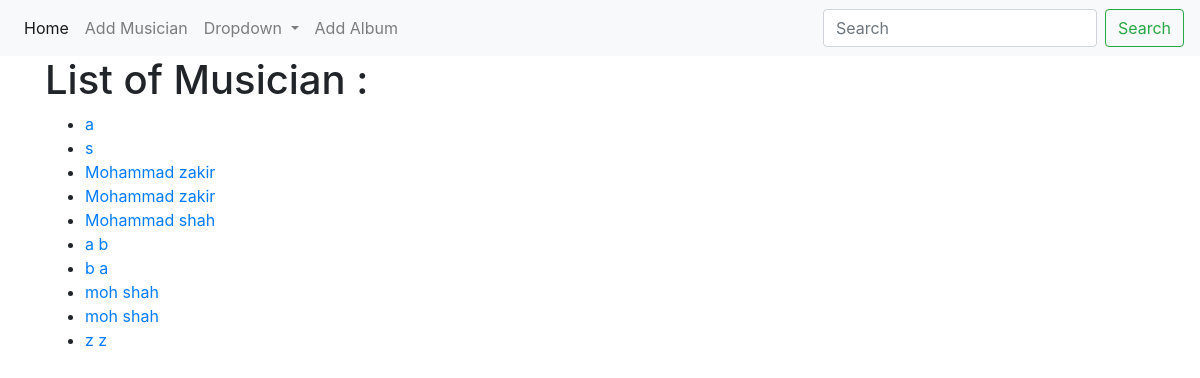
Before: / with the older database file.
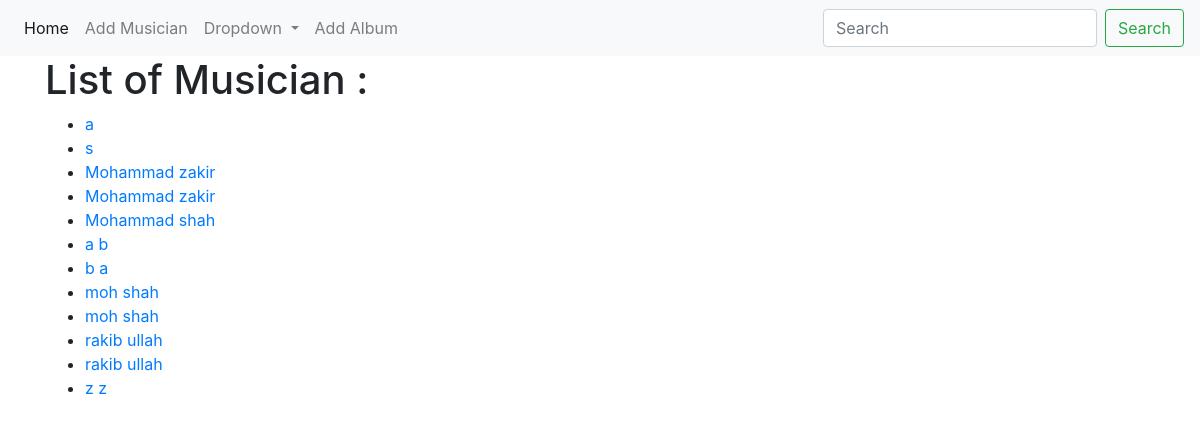
After: the same page with the newer database file.
### first_app/models.py (models this page shows, shortened)
class Musician(models.Model):
    id = models.AutoField(primary_key=True)
    First_name = models.CharField(max_length=30)
    Last_name = models.CharField(max_length=20)
    instrument = models.CharField(max_length=20)

### first_app/views.py (the view)
# urls.py: path('',views.index, name='index'),
def index(request):
    musician_list = Musician.objects.order_by("First_name")
    dict = {'title' : "Home Page",'musician_list' : musician_list}
    return render(request,'first_app/index.html',context= dict)

### templates/first_app/index.html (shortened to what this page needs)
<!DOCTYPE html>
{% extends 'first_app/base.html' %}
{% block body_block %}
<h1>List of Musician :</h1>
<ul>
    {% if musician_list %}
    {% for musician in musician_list%}
    <li><a href="{% url 'first_app:album_list' artist_id=musician.id %}">{{musician.First_name}} {{musician.Last_name}}</a></li>
    {%endfor%}
    {% else %}
    <h4>No musician in the list</h4>
    {%endif%}
</ul>
{% endblock %}
{% load static %}

Changed rows visible on the page:
added Musician: First_name "rakib", Last_name "ullah"
added Musician: First_name "rakib", Last_name "ullah"
